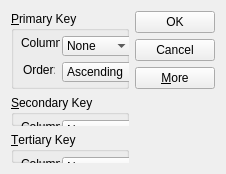
<?xml version="1.0" encoding="UTF-8"?>
<ui version="4.0">
 <class>SortDialog</class>
 <widget class="QWidget" name="SortDialog">
  <property name="geometry">
   <rect>
    <x>0</x>
    <y>0</y>
    <width>199</width>
    <height>151</height>
   </rect>
  </property>
  <property name="windowTitle">
   <string>Sort</string>
  </property>
  <layout class="QGridLayout" name="gridLayout">
   <item row="0" column="0">
    <widget class="QGroupBox" name="groupBox">
     <property name="title">
      <string>&amp;Primary Key</string>
     </property>
     <widget class="QLabel" name="label">
      <property name="geometry">
       <rect>
        <x>10</x>
        <y>24</y>
        <width>39</width>
        <height>16</height>
       </rect>
      </property>
      <property name="text">
       <string>Column:</string>
      </property>
     </widget>
     <widget class="QComboBox" name="primaryColumnCombo">
      <property name="geometry">
       <rect>
        <x>51</x>
        <y>25</y>
        <width>71</width>
        <height>20</height>
       </rect>
      </property>
      <item>
       <property name="text">
        <string>None</string>
       </property>
      </item>
     </widget>
     <widget class="QLabel" name="label_2">
      <property name="geometry">
       <rect>
        <x>12</x>
        <y>51</y>
        <width>32</width>
        <height>16</height>
       </rect>
      </property>
      <property name="text">
       <string>Order:</string>
      </property>
     </widget>
     <widget class="QComboBox" name="comboBox_2">
      <property name="geometry">
       <rect>
        <x>51</x>
        <y>51</y>
        <width>101</width>
        <height>20</height>
       </rect>
      </property>
      <item>
       <property name="text">
        <string>Ascending </string>
       </property>
      </item>
      <item>
       <property name="text">
        <string>Descending</string>
       </property>
      </item>
     </widget>
    </widget>
   </item>
   <item row="2" column="0">
    <widget class="QGroupBox" name="secondaryGroupBox">
     <property name="sizePolicy">
      <sizepolicy hsizetype="Preferred" vsizetype="Preferred">
       <horstretch>40</horstretch>
       <verstretch>40</verstretch>
      </sizepolicy>
     </property>
     <property name="title">
      <string>&amp;Secondary Key</string>
     </property>
     <widget class="QLabel" name="label_7">
      <property name="geometry">
       <rect>
        <x>10</x>
        <y>24</y>
        <width>39</width>
        <height>16</height>
       </rect>
      </property>
      <property name="text">
       <string>Column:</string>
      </property>
     </widget>
     <widget class="QComboBox" name="secondaryColumnCombo">
      <property name="geometry">
       <rect>
        <x>51</x>
        <y>25</y>
        <width>71</width>
        <height>20</height>
       </rect>
      </property>
      <item>
       <property name="text">
        <string>None</string>
       </property>
      </item>
     </widget>
     <widget class="QLabel" name="label_8">
      <property name="geometry">
       <rect>
        <x>12</x>
        <y>51</y>
        <width>32</width>
        <height>16</height>
       </rect>
      </property>
      <property name="text">
       <string>Order:</string>
      </property>
     </widget>
     <widget class="QComboBox" name="comboBox_8">
      <property name="geometry">
       <rect>
        <x>51</x>
        <y>51</y>
        <width>101</width>
        <height>20</height>
       </rect>
      </property>
      <item>
       <property name="text">
        <string>Ascending </string>
       </property>
      </item>
      <item>
       <property name="text">
        <string>Descending</string>
       </property>
      </item>
     </widget>
    </widget>
   </item>
   <item row="4" column="0">
    <widget class="QGroupBox" name="tertiaryGroupBox">
     <property name="sizePolicy">
      <sizepolicy hsizetype="Preferred" vsizetype="Preferred">
       <horstretch>0</horstretch>
       <verstretch>40</verstretch>
      </sizepolicy>
     </property>
     <property name="title">
      <string>&amp;Tertiary Key</string>
     </property>
     <widget class="QLabel" name="label_9">
      <property name="geometry">
       <rect>
        <x>10</x>
        <y>24</y>
        <width>39</width>
        <height>16</height>
       </rect>
      </property>
      <property name="text">
       <string>Column:</string>
      </property>
     </widget>
     <widget class="QComboBox" name="tertiaryColumnCombo">
      <property name="geometry">
       <rect>
        <x>51</x>
        <y>25</y>
        <width>71</width>
        <height>20</height>
       </rect>
      </property>
      <item>
       <property name="text">
        <string>None</string>
       </property>
      </item>
     </widget>
     <widget class="QLabel" name="label_10">
      <property name="geometry">
       <rect>
        <x>12</x>
        <y>51</y>
        <width>32</width>
        <height>16</height>
       </rect>
      </property>
      <property name="text">
       <string>Order:</string>
      </property>
     </widget>
     <widget class="QComboBox" name="comboBox_10">
      <property name="geometry">
       <rect>
        <x>51</x>
        <y>51</y>
        <width>101</width>
        <height>20</height>
       </rect>
      </property>
      <item>
       <property name="text">
        <string>Ascending </string>
       </property>
      </item>
      <item>
       <property name="text">
        <string>Descending</string>
       </property>
      </item>
     </widget>
    </widget>
   </item>
   <item row="1" column="0">
    <spacer name="verticalSpacer_2">
     <property name="orientation">
      <enum>Qt::Vertical</enum>
     </property>
     <property name="sizeHint" stdset="0">
      <size>
       <width>20</width>
       <height>0</height>
      </size>
     </property>
    </spacer>
   </item>
   <item row="0" column="1">
    <layout class="QVBoxLayout" name="verticalLayout">
     <item>
      <widget class="QPushButton" name="okButton">
       <property name="text">
        <string>OK</string>
       </property>
      </widget>
     </item>
     <item>
      <widget class="QPushButton" name="cancelButton">
       <property name="text">
        <string>Cancel</string>
       </property>
      </widget>
     </item>
     <item>
      <spacer name="verticalSpacer">
       <property name="orientation">
        <enum>Qt::Vertical</enum>
       </property>
       <property name="sizeHint" stdset="0">
        <size>
         <width>20</width>
         <height>0</height>
        </size>
       </property>
      </spacer>
     </item>
     <item>
      <widget class="QPushButton" name="moreButton">
       <property name="text">
        <string>&amp;More</string>
       </property>
       <property name="checkable">
        <bool>true</bool>
       </property>
      </widget>
     </item>
    </layout>
   </item>
  </layout>
 </widget>
 <layoutdefault spacing="6" margin="11"/>
 <tabstops>
  <tabstop>primaryColumnCombo</tabstop>
  <tabstop>comboBox_2</tabstop>
  <tabstop>secondaryColumnCombo</tabstop>
  <tabstop>comboBox_8</tabstop>
  <tabstop>tertiaryColumnCombo</tabstop>
  <tabstop>comboBox_10</tabstop>
  <tabstop>okButton</tabstop>
  <tabstop>cancelButton</tabstop>
  <tabstop>moreButton</tabstop>
 </tabstops>
 <resources/>
 <connections>
  <connection>
   <sender>okButton</sender>
   <signal>clicked()</signal>
   <receiver>SortDialog</receiver>
   <slot>accept()</slot>
   <hints>
    <hint type="sourcelabel">
     <x>253</x>
     <y>28</y>
    </hint>
    <hint type="destinationlabel">
     <x>117</x>
     <y>106</y>
    </hint>
   </hints>
  </connection>
  <connection>
   <sender>cancelButton</sender>
   <signal>clicked()</signal>
   <receiver>SortDialog</receiver>
   <slot>reject()</slot>
   <hints>
    <hint type="sourcelabel">
     <x>223</x>
     <y>52</y>
    </hint>
    <hint type="destinationlabel">
     <x>222</x>
     <y>128</y>
    </hint>
   </hints>
  </connection>
  <connection>
   <sender>moreButton</sender>
   <signal>toggled(bool)</signal>
   <receiver>secondaryGroupBox</receiver>
   <slot>setVisible(bool)</slot>
   <hints>
    <hint type="sourcelabel">
     <x>257</x>
     <y>91</y>
    </hint>
    <hint type="destinationlabel">
     <x>179</x>
     <y>169</y>
    </hint>
   </hints>
  </connection>
  <connection>
   <sender>moreButton</sender>
   <signal>toggled(bool)</signal>
   <receiver>tertiaryGroupBox</receiver>
   <slot>setVisible(bool)</slot>
   <hints>
    <hint type="sourcelabel">
     <x>236</x>
     <y>89</y>
    </hint>
    <hint type="destinationlabel">
     <x>182</x>
     <y>244</y>
    </hint>
   </hints>
  </connection>
 </connections>
 <slots>
  <slot>accept()</slot>
  <slot>reject()</slot>
 </slots>
</ui>
